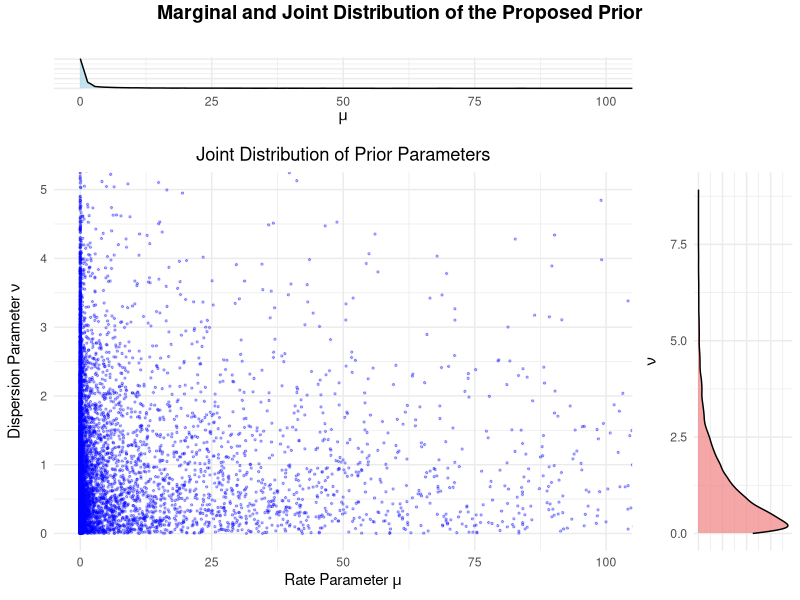

Here is the R script that generated this plot:
library(ggplot2)
library(ggpubr)

# Parameters
N <- 10000 # Number of samples
mu_alpha_prior <- 0.1
mu_beta_prior <- 0.01
nu_alpha_prior <- 1
nu_beta_prior <- 1

# Simulation
set.seed(42) # for reproducibility
mu_samples <- rgamma(N, shape = mu_alpha_prior, rate = mu_beta_prior)
nu_samples <- rgamma(N, shape = nu_alpha_prior, rate = nu_beta_prior)

# Create a data frame
prior_data <- data.frame(mu = mu_samples, nu = nu_samples)

# --- Plotting ---

# 1. Joint Distribution Plot (Scatter Plot)
p_joint <- ggplot(prior_data, aes(x = mu, y = nu)) +
  geom_point(alpha = 0.3, size = 0.5, color = "blue") +
  labs(
    x = expression(paste("Rate Parameter ", mu)),
    y = expression(paste("Dispersion Parameter ", nu)),
    title = "Joint Distribution of Prior Parameters"
  ) +
  theme_minimal() +
  # Limit the x-axis to a reasonable range for visualization
  # The mean is 10, but the variance is 1000, so we'll cap it
  coord_cartesian(xlim = c(0, 100), ylim = c(0, 5)) +
  theme(plot.title = element_text(hjust = 0.5))

# 2. Marginal Distribution for mu (Density Plot)
p_mu_marginal <- ggplot(prior_data, aes(x = mu)) +
  geom_density(fill = "lightblue", alpha = 0.7) +
  labs(x = expression(mu), y = "Density") +
  theme_minimal() +
  coord_cartesian(xlim = c(0, 100)) +
  theme(axis.title.y = element_blank(), axis.text.y = element_blank())

# 3. Marginal Distribution for nu (Density Plot)
p_nu_marginal <- ggplot(prior_data, aes(x = nu)) +
  geom_density(fill = "lightcoral", alpha = 0.7) +
  labs(x = expression(nu), y = "Density") +
  theme_minimal() +
  coord_cartesian(xlim = c(0, 5)) +
  # Flip coordinates for the right margin
  coord_flip() +
  theme(axis.title.x = element_blank(), axis.text.x = element_blank())

# Arrange the plots using ggarrange
# The main plot is the joint, with marginals on the top and right
final_plot <- ggarrange(
  p_mu_marginal,
  NULL,
  p_joint,
  p_nu_marginal,
  ncol = 2,
  nrow = 2,
  widths = c(4, 1),
  heights = c(1, 4),
  align = "hv"
)

# Add a common title and save the plot
final_plot_with_title <- annotate_figure(
  final_plot,
  top = text_grob(
    "Marginal and Joint Distribution of the Proposed Prior",
    face = "bold",
    size = 14
  )
)

final_plot_with_title
